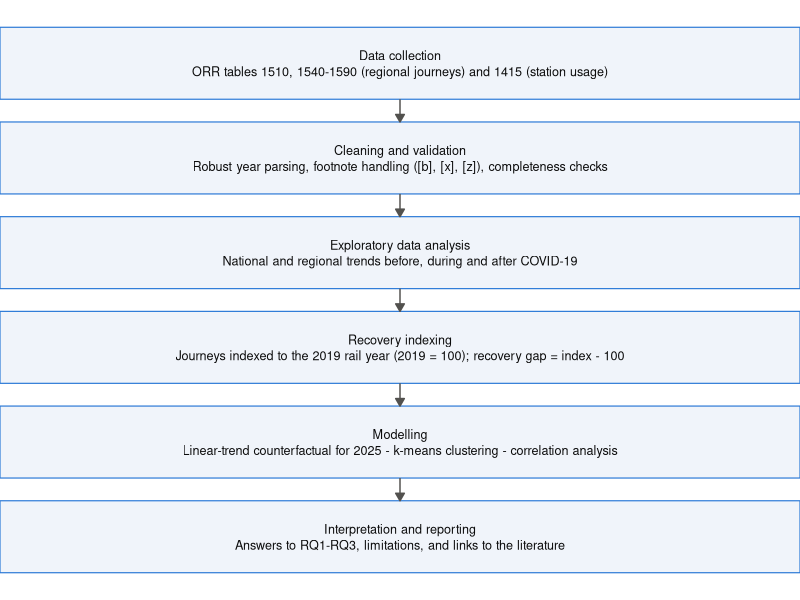
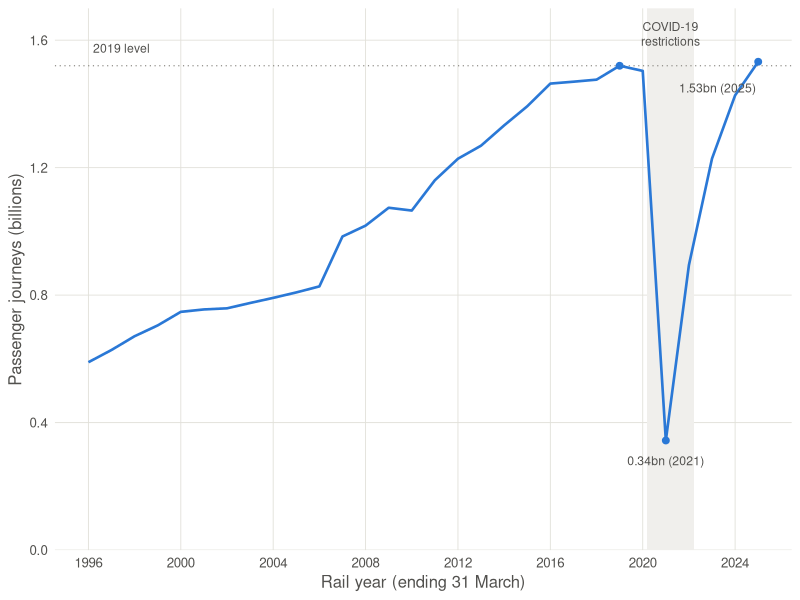
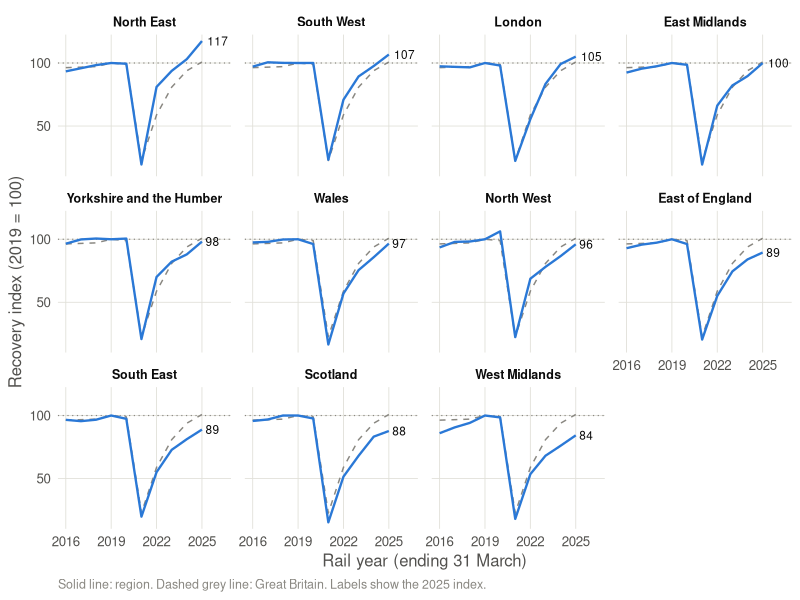
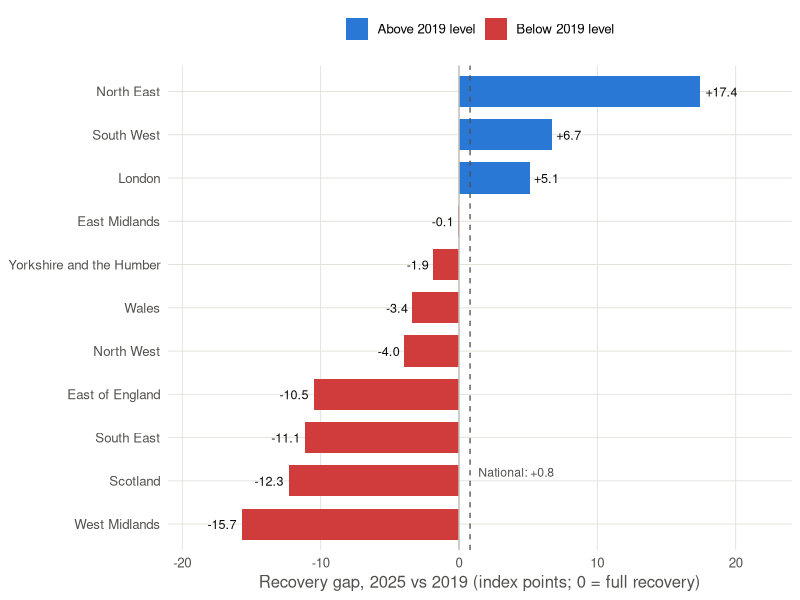
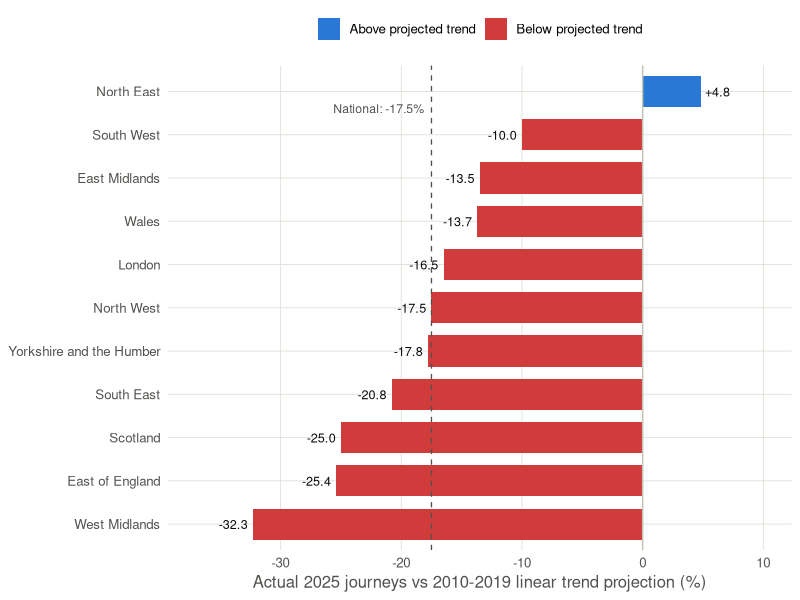
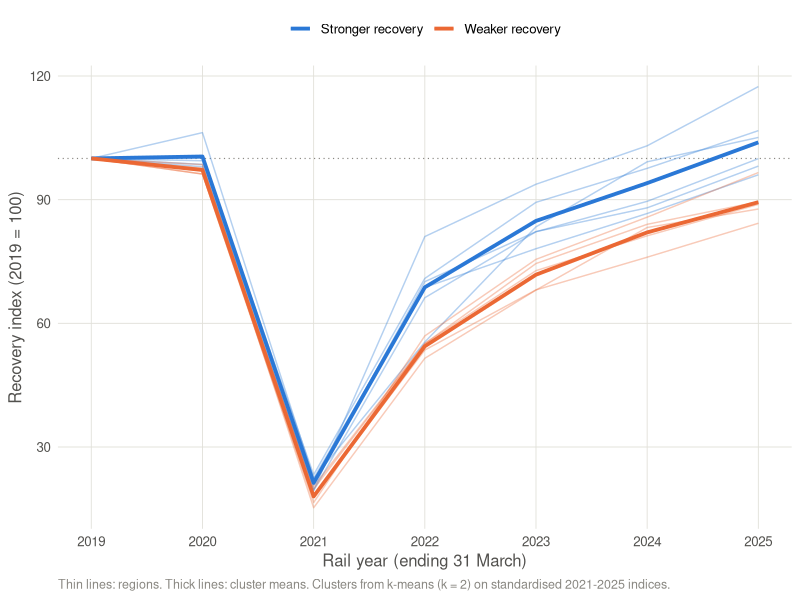
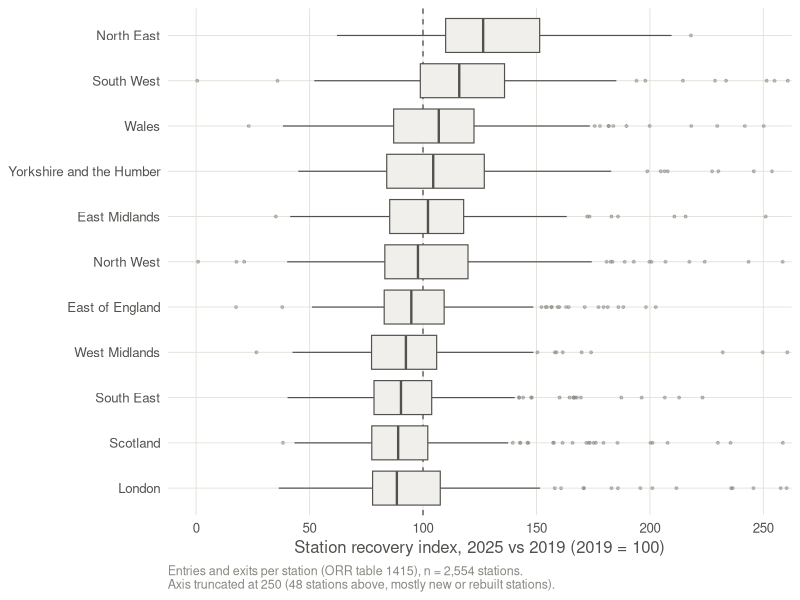

Generate these figures, in order, with R:
# ============================================================
# IJC437 - Script 03: Report figures
#
# Produces every figure used in the report:
#   fig1_methodology_workflow.png   - data science process diagram
#   fig2_national_trend.png         - GB journeys 1996-2025 (RQ1)
#   fig3_regional_trajectories.png  - indexed regional paths vs national (RQ2, RQ3)
#   fig4_recovery_gap.png           - recovery gap by region, 2025 vs 2019 (RQ2)
#   fig5_counterfactual.png         - 2025 vs 2010-2019 trend projection (RQ3)
#   fig6_clusters.png               - k-means recovery trajectory clusters (RQ2)
#   fig7_station_recovery.png       - station-level recovery by region (RQ2)
#
# Input:  01_data/processed/*.csv (from scripts 01 and 02)
# Output: 03_figures/*.png (300 dpi)
# ============================================================

library(tidyverse)

if (basename(getwd()) == "02_scripts") setwd(dirname(getwd()))
if (!dir.exists("03_figures")) dir.create("03_figures")

# ---- shared style ------------------------------------------------
col_blue   <- "#2a78d6"   # primary series / above baseline
col_red    <- "#d03b3b"   # below baseline
col_orange <- "#eb6834"   # second categorical series (cluster 2)
col_ink    <- "#0b0b0b"
col_ink2   <- "#52514e"
col_muted  <- "#898781"
col_grid   <- "#e1e0d9"
col_axis   <- "#c3c2b7"

theme_report <- function(base_size = 12) {
  theme_minimal(base_size = base_size) +
    theme(
      panel.grid.minor = element_blank(),
      panel.grid.major = element_line(colour = col_grid, linewidth = 0.3),
      axis.text  = element_text(colour = col_ink2),
      axis.title = element_text(colour = col_ink2),
      plot.title = element_text(face = "bold", colour = col_ink, size = base_size + 2),
      plot.subtitle = element_text(colour = col_ink2, margin = margin(b = 8)),
      plot.caption  = element_text(colour = col_muted, size = base_size - 3, hjust = 0),
      plot.title.position = "plot",
      legend.position = "top"
    )
}

save_fig <- function(name, plot, width, height) {
  ggsave(file.path("03_figures", name), plot,
         width = width, height = height, dpi = 300, bg = "white")
  cat("Saved", name, "\n")
}

regional_indexed <- read_csv("01_data/processed/rail_indexed_2019.csv",     show_col_types = FALSE)
national         <- read_csv("01_data/processed/national_time_series.csv",  show_col_types = FALSE)
recovery_gap     <- read_csv("01_data/processed/recovery_gap_2019_2025.csv",show_col_types = FALSE)
counterfactual   <- read_csv("01_data/processed/counterfactual_2025.csv",   show_col_types = FALSE)
clusters         <- read_csv("01_data/processed/recovery_clusters.csv",     show_col_types = FALSE)
station          <- read_csv("01_data/processed/station_recovery.csv",      show_col_types = FALSE)

national_indexed <- national |>
  mutate(index_2019 = journeys_total / journeys_total[year == 2019] * 100)
national_index_2025 <- round(national_indexed$index_2019[national_indexed$year == 2025] - 100, 1)

# ------------------------------------------------------------------
# Figure 1: methodology workflow
# ------------------------------------------------------------------
stages <- tribble(
  ~step, ~label,
  1, "Data collection\nORR tables 1510, 1540-1590 (regional journeys) and 1415 (station usage)",
  2, "Cleaning and validation\nRobust year parsing, footnote handling ([b], [x], [z]), completeness checks",
  3, "Exploratory data analysis\nNational and regional trends before, during and after COVID-19",
  4, "Recovery indexing\nJourneys indexed to the 2019 rail year (2019 = 100); recovery gap = index - 100",
  5, "Modelling\nLinear-trend counterfactual for 2025 - k-means clustering - correlation analysis",
  6, "Interpretation and reporting\nAnswers to RQ1-RQ3, limitations, and links to the literature"
) |>
  mutate(y = rev(step))

fig1 <- ggplot(stages) +
  geom_rect(aes(xmin = 0, xmax = 10, ymin = y - 0.38, ymax = y + 0.38),
            fill = "#f0f4fa", colour = col_blue, linewidth = 0.4) +
  geom_text(aes(x = 5, y = y, label = label),
            size = 3.2, colour = col_ink, lineheight = 1.05) +
  geom_segment(data = filter(stages, step < 6),
               aes(x = 5, xend = 5, y = y - 0.38, yend = y - 0.62),
               arrow = arrow(length = unit(2.2, "mm"), type = "closed"),
               colour = col_ink2, linewidth = 0.5) +
  scale_x_continuous(limits = c(0, 10), expand = c(0, 0)) +
  theme_void()

save_fig("fig1_methodology_workflow.png", fig1, width = 7.5, height = 5.6)

# ------------------------------------------------------------------
# Figure 2: national trend 1996-2025 (RQ1)
# ------------------------------------------------------------------
pandemic_band <- tibble(xmin = 2020.2, xmax = 2022.2)  # rail years ending 2021-2022

fig2 <- ggplot(national, aes(year, journeys_total / 1e9)) +
  annotate("rect", xmin = pandemic_band$xmin, xmax = pandemic_band$xmax,
           ymin = -Inf, ymax = Inf, fill = "#f0efec") +
  annotate("text", x = 2021.2, y = 1.62, label = "COVID-19\nrestrictions",
           size = 3.1, colour = col_ink2, lineheight = 1) +
  geom_hline(yintercept = national$journeys_total[national$year == 2019] / 1e9,
             linetype = "dotted", colour = col_muted, linewidth = 0.4) +
  annotate("text", x = 1996.2, y = 1.575, hjust = 0, size = 3.1, colour = col_ink2,
           label = "2019 level") +
  geom_line(colour = col_blue, linewidth = 0.9) +
  geom_point(data = filter(national, year %in% c(2019, 2021, 2025)),
             colour = col_blue, size = 2) +
  annotate("text", x = 2021, y = 0.28, label = "0.34bn (2021)",
           size = 3.1, colour = col_ink2) +
  annotate("text", x = 2024.9, y = 1.45, hjust = 1, size = 3.1, colour = col_ink2,
           label = "1.53bn (2025)") +
  scale_x_continuous(breaks = seq(1996, 2025, 4)) +
  scale_y_continuous(limits = c(0, 1.7), expand = c(0, 0)) +
  labs(x = "Rail year (ending 31 March)",
       y = "Passenger journeys (billions)") +
  theme_report()

save_fig("fig2_national_trend.png", fig2, width = 8, height = 4.4)

# ------------------------------------------------------------------
# Figure 3: regional indexed trajectories vs national (RQ2, RQ3)
# ------------------------------------------------------------------
facet_order <- recovery_gap |> arrange(desc(index_2025)) |> pull(region)

plot_data <- regional_indexed |>
  filter(year >= 2016) |>
  mutate(region = factor(region, levels = facet_order))

national_overlay <- national_indexed |>
  filter(year >= 2016) |>
  select(year, index_2019)

end_labels <- plot_data |>
  filter(year == 2025) |>
  mutate(label = sprintf("%.0f", index_2019))

fig3 <- ggplot(plot_data, aes(year, index_2019)) +
  geom_hline(yintercept = 100, linetype = "dotted", colour = col_muted, linewidth = 0.4) +
  geom_line(data = national_overlay, aes(year, index_2019),
            colour = col_muted, linetype = "dashed", linewidth = 0.5) +
  geom_line(colour = col_blue, linewidth = 0.8) +
  geom_text(data = end_labels, aes(label = label),
            hjust = -0.25, size = 3, colour = col_ink) +
  facet_wrap(~region, ncol = 4) +
  scale_x_continuous(breaks = c(2016, 2019, 2022, 2025), limits = c(2016, 2026.4)) +
  scale_y_continuous(breaks = c(0, 50, 100)) +
  labs(x = "Rail year (ending 31 March)",
       y = "Recovery index (2019 = 100)",
       caption = "Solid line: region. Dashed grey line: Great Britain. Labels show the 2025 index.") +
  theme_report() +
  theme(strip.text = element_text(colour = col_ink, face = "bold", size = 9),
        panel.spacing.x = unit(10, "pt"))

save_fig("fig3_regional_trajectories.png", fig3, width = 9, height = 5.6)

# ------------------------------------------------------------------
# Figure 4: recovery gap by region (RQ2)
# ------------------------------------------------------------------
gap_data <- recovery_gap |>
  mutate(region = fct_reorder(region, recovery_gap),
         direction = if_else(recovery_gap >= 0, "Above 2019 level", "Below 2019 level"))

fig4 <- ggplot(gap_data, aes(recovery_gap, region, fill = direction)) +
  geom_col(width = 0.72) +
  geom_vline(xintercept = 0, colour = col_axis, linewidth = 0.5) +
  geom_vline(xintercept = national_index_2025, linetype = "dashed",
             colour = col_ink2, linewidth = 0.45) +
  annotate("text", x = national_index_2025 + 0.6, y = 2.2, hjust = 0, size = 3.1,
           colour = col_ink2, label = sprintf("National: %+.1f", national_index_2025)) +
  geom_text(aes(label = sprintf("%+.1f", recovery_gap),
                hjust = if_else(recovery_gap >= 0, -0.18, 1.18)),
            size = 3.2, colour = col_ink) +
  scale_fill_manual(values = c("Above 2019 level" = col_blue, "Below 2019 level" = col_red)) +
  scale_x_continuous(limits = c(-19, 22)) +
  labs(x = "Recovery gap, 2025 vs 2019 (index points; 0 = full recovery)",
       y = NULL, fill = NULL) +
  theme_report()

save_fig("fig4_recovery_gap.png", fig4, width = 8, height = 4.6)

# ------------------------------------------------------------------
# Figure 5: 2025 demand vs 2010-2019 trend projection (RQ3)
# ------------------------------------------------------------------
national_shortfall <- -17.5  # from script 02 output

cf_data <- counterfactual |>
  mutate(region = fct_reorder(region, shortfall_pct),
         direction = if_else(shortfall_pct >= 0, "Above projected trend", "Below projected trend"))

fig5 <- ggplot(cf_data, aes(shortfall_pct, region, fill = direction)) +
  geom_col(width = 0.72) +
  geom_vline(xintercept = 0, colour = col_axis, linewidth = 0.5) +
  geom_vline(xintercept = national_shortfall, linetype = "dashed",
             colour = col_ink2, linewidth = 0.45) +
  annotate("text", x = national_shortfall - 0.6, y = 10.6, hjust = 1, size = 3.1,
           colour = col_ink2, label = sprintf("National: %+.1f%%", national_shortfall)) +
  geom_text(aes(label = sprintf("%+.1f", shortfall_pct),
                hjust = if_else(shortfall_pct >= 0, -0.18, 1.18)),
            size = 3.2, colour = col_ink) +
  scale_fill_manual(values = c("Above projected trend" = col_blue,
                               "Below projected trend" = col_red)) +
  scale_x_continuous(limits = c(-37, 10)) +
  labs(x = "Actual 2025 journeys vs 2010-2019 linear trend projection (%)",
       y = NULL, fill = NULL) +
  theme_report()

save_fig("fig5_counterfactual.png", fig5, width = 8, height = 4.6)

# ------------------------------------------------------------------
# Figure 6: k-means clusters of recovery trajectories (RQ2)
# ------------------------------------------------------------------
cluster_data <- regional_indexed |>
  filter(year >= 2019) |>
  left_join(select(clusters, region, cluster_label), by = "region")

cluster_means <- cluster_data |>
  summarise(index_2019 = mean(index_2019), .by = c(year, cluster_label))

fig6 <- ggplot(cluster_data, aes(year, index_2019, colour = cluster_label)) +
  geom_hline(yintercept = 100, linetype = "dotted", colour = col_muted, linewidth = 0.4) +
  geom_line(aes(group = region), alpha = 0.35, linewidth = 0.5) +
  geom_line(data = cluster_means, linewidth = 1.3) +
  scale_colour_manual(values = c("Stronger recovery" = col_blue,
                                 "Weaker recovery" = col_orange)) +
  scale_x_continuous(breaks = 2019:2025) +
  labs(x = "Rail year (ending 31 March)",
       y = "Recovery index (2019 = 100)",
       colour = NULL,
       caption = "Thin lines: regions. Thick lines: cluster means. Clusters from k-means (k = 2) on standardised 2021-2025 indices.") +
  theme_report()

save_fig("fig6_clusters.png", fig6, width = 8, height = 4.8)

# ------------------------------------------------------------------
# Figure 7: station-level recovery by region (RQ2, granularity)
# ------------------------------------------------------------------
station_order <- station |>
  summarise(median_index = median(recovery_index), .by = region) |>
  arrange(median_index) |>
  pull(region)

n_truncated <- sum(station$recovery_index > 250)

fig7 <- ggplot(station, aes(recovery_index, factor(region, levels = station_order))) +
  geom_vline(xintercept = 100, linetype = "dashed", colour = col_ink2, linewidth = 0.45) +
  geom_boxplot(fill = "#f0efec", colour = col_ink2, linewidth = 0.4,
               outlier.size = 0.7, outlier.colour = col_muted, outlier.alpha = 0.5) +
  coord_cartesian(xlim = c(0, 250)) +
  labs(x = "Station recovery index, 2025 vs 2019 (2019 = 100)",
       y = NULL,
       caption = sprintf(
         "Entries and exits per station (ORR table 1415), n = %s stations.\nAxis truncated at 250 (%d stations above, mostly new or rebuilt stations).",
         format(nrow(station), big.mark = ","), n_truncated)) +
  theme_report()

save_fig("fig7_station_recovery.png", fig7, width = 8, height = 5)

cat("All figures saved.\n")
